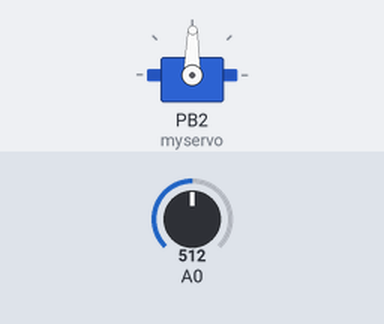
The sketch below on a simulated ATtiny85, built with avr-gcc and run on an emulated ATtiny85. Parts: servo. Inputs (shaded band) come from the test bench; at power-on: A0 = 512.

Above: at 1.2 s.
1.3 s: A0 set to 716
At 2.2 s:
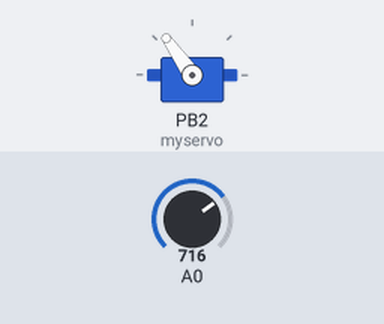
2.8 s: A0 set to 900
At 3.5 s:
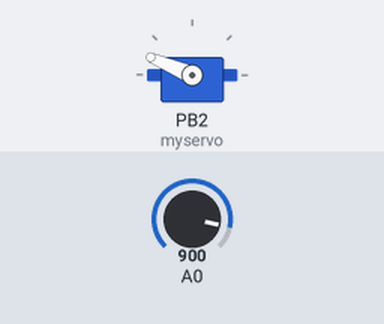
4.3 s: A0 set to 1023
At 5.5 s:
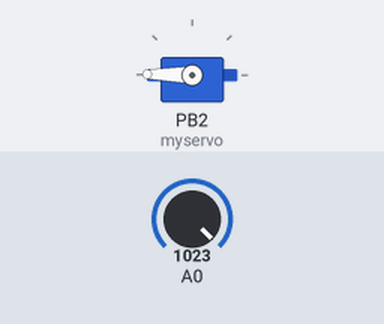
5.8 s: A0 set to 306
At 6.8 s:
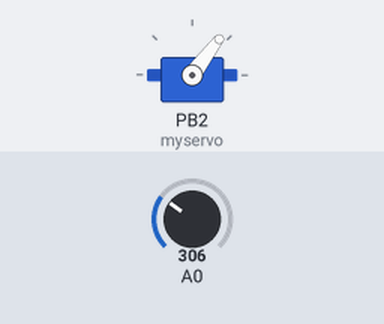
7.3 s: A0 set to 122
At 8.2 s:
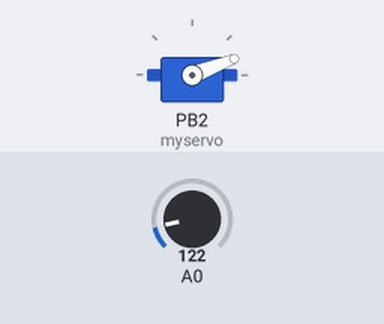
8.8 s: A0 set to 511
At 10.1 s:
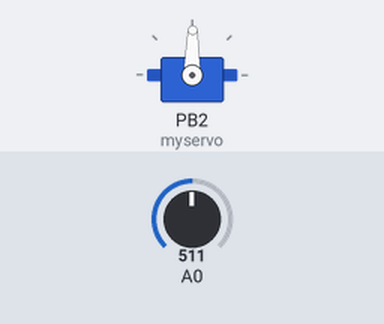
Timing chart, 0 to 11.3 s (numbered marks = the images above; inputs shaded):
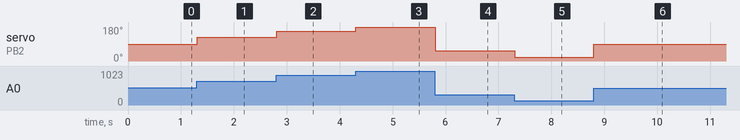

The sketch:

locking_track.ino
```cpp
#include <SoftwareServo.h>

SoftwareServo myservo;  // create servo object to control a servo

int potpin = 0;  // analog pin used to connect the potentiometer
int val;    // variable to read the value from the analog pin

void setup()
{
  myservo.attach(2);  // attaches the servo on pin 2 to the servo object
}

void loop()
{
  val = analogRead(potpin);            // reads the value of the potentiometer (value between 0 and 1023)
  val = map(val, 0, 1023, 0, 179);     // scale it to use it with the servo (value between 0 and 180)
  myservo.write(val);                  // sets the servo position according to the scaled value
  delay(15);                           // waits for the servo to get there

  SoftwareServo::refresh();
}
```

Measured:
- after the input at 1.3 s, servo on PB2 (myservo): 89° → 125° at once
- after the input at 2.8 s, servo on PB2 (myservo): 125° → 157° at once
- after the input at 4.3 s, servo on PB2 (myservo): 157° → 179° at once
- after the input at 5.8 s, servo on PB2 (myservo): 179° → 53° at once
- after the input at 7.3 s, servo on PB2 (myservo): 53° → 21° at once
- after the input at 8.8 s, servo on PB2 (myservo): 21° → 89° at once
